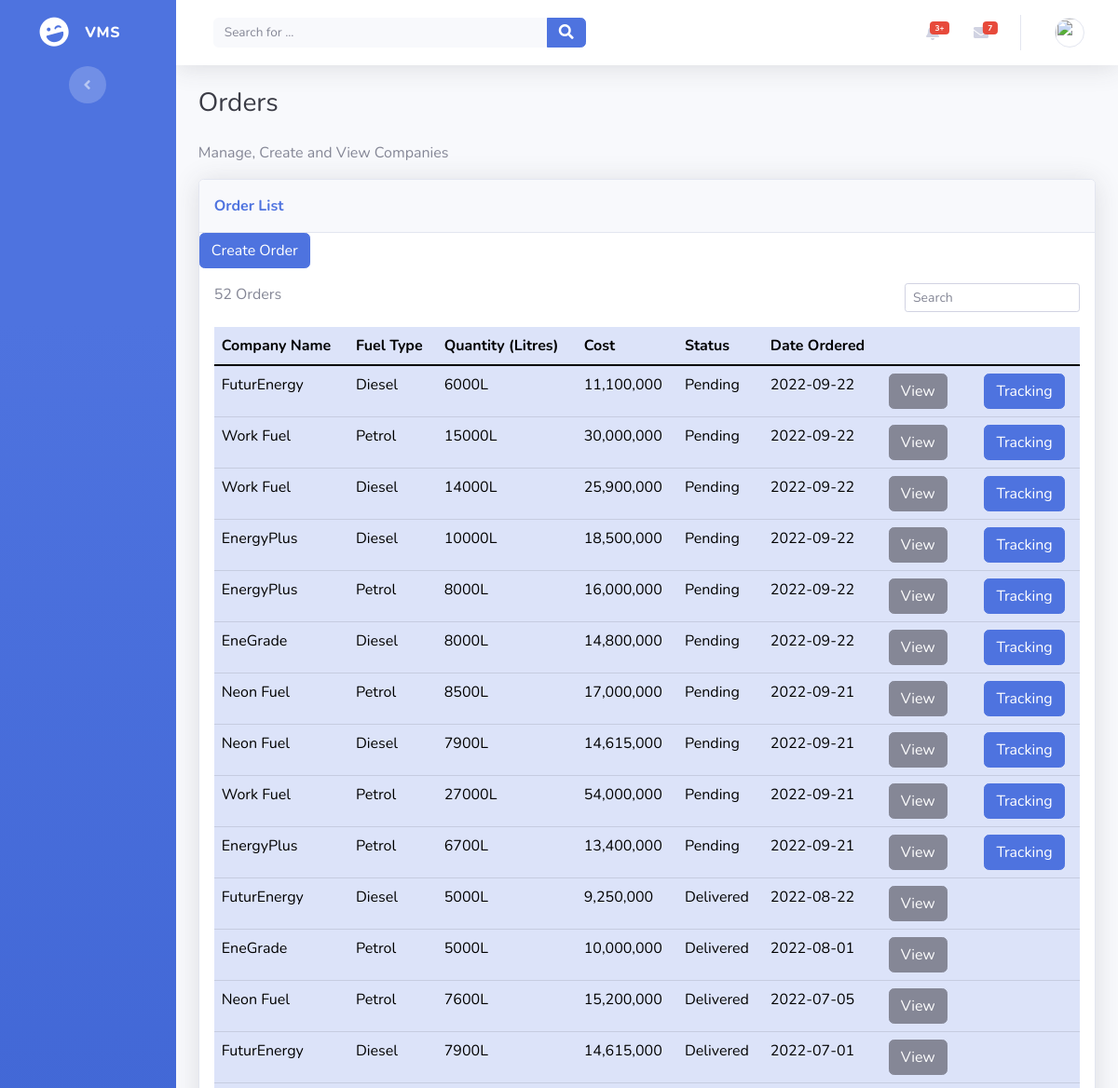
The app's page /orders_list.php (upper part), older data.
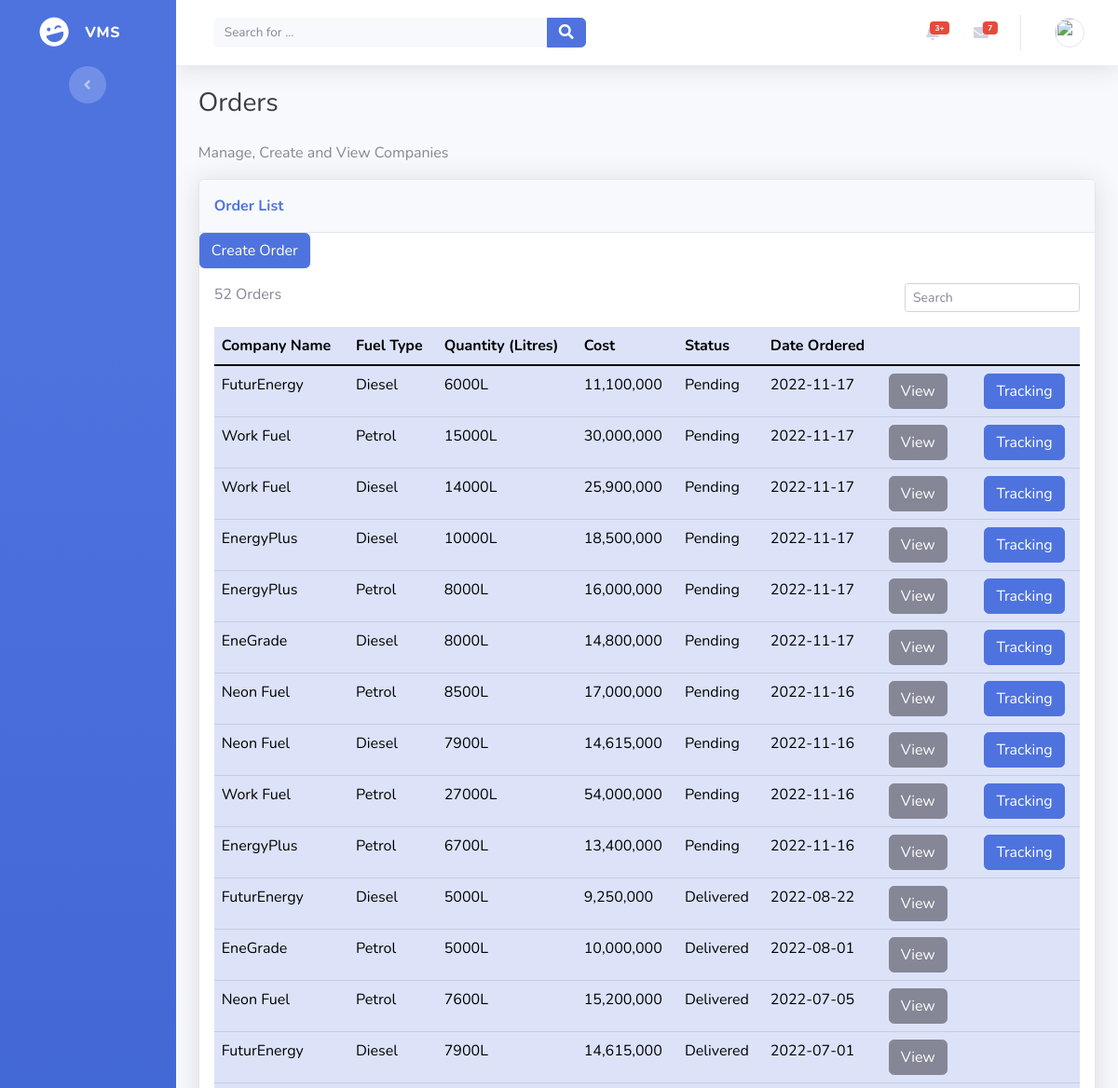
The same page, newer data.
### tables this page shows
CREATE TABLE `orders` (
  `id` int(11) NOT NULL,
  `company_id` int(11) NOT NULL,
  `type_id` int(11) DEFAULT NULL,
  `quantity` int(11) NOT NULL,
  `cost` decimal(15,2) NOT NULL,
  `status` enum('pending','delivered') NOT NULL,
  `order_date` date NOT NULL,
  `date_delivered` date DEFAULT NULL
);

CREATE TABLE `companies` (
  `id` int(11) NOT NULL,
  `user_id` int(11) NOT NULL,
  `name` text DEFAULT NULL,
  `established` int(11) DEFAULT NULL,
  `location` point DEFAULT NULL
);

CREATE TABLE `fuel_types` (
  `id` int(11) NOT NULL,
  `name` varchar(20) NOT NULL,
  `cost_per_litre` decimal(15,2) NOT NULL
);

### includes/utils.php (called while the page is built, shortened)
<?php
include_once dirname(__FILE__) . "/entity/order.php";
?>
<?php
function isAssigned($id)
{
    $conn = DBConnection::getConnection();
    $sql = "SELECT
                o.id
            FROM order_driver AS od
            INNER JOIN orders AS o ON o.id = od.order_id
            WHERE o.id = :id";
    $stmt = $conn->prepare($sql);
    $stmt->execute([":id" => $id]);
    $result = $stmt->fetch();
    return true;
}
function getTrips()
{
    $conn = DBConnection::getConnection();
    $trips = [];
    $sql = "SELECT order_id FROM trips";
    $stmt = $conn->prepare($sql);
    $stmt->execute();
    $result = $stmt->fetchAll();
    foreach ($result as $trip) {
        $trips[] = $trip["order_id"];
    }
    return $trips;
}

### includes/entity/order.php (called while the page is built, shortened)
<?php
include_once dirname(__FILE__) . "/../utils.php";
class Order
{
    public function __construct($data)
    {
        $this->id = $data["id"];
        $this->name = $data["name"];
        $this->fuelName = $data["fuel_name"];
        $this->quantity = $data["quantity"];
        $this->cost = $data["cost"];
        $this->status = $data["status"];
        $this->orderDate = $data["order_date"];
    }
    public static function all()
    {
        $orders = [];
        $connection = DBConnection::getConnection();
        $table = self::TABLE;
        $columns = self::COLUMNS;
        $query = "SELECT {$columns} FROM {$table} AS o INNER JOIN companies AS c ON c.user_id = o.company_id INNER JOIN fuel_types AS f ON f.id = o.type_id LEFT JOIN order_driver AS od ON od.order_id = o.id ORDER BY o.order_date DESC";
        $sth = $connection->prepare($query);
        if ($sth->execute()) {
            foreach ($sth->fetchAll() as $order) {
                $orders[] = new Order($order);
            }
        }
        return $orders;
    }
}

### orders_list.php (the view, shortened to what the changed rows need)
<?php
include_once "./includes/utils.php";
include_once "./includes/entity/order.php";
$orders = Order::all();
$trips = getTrips();
?>
<!DOCTYPE html>
<html>
<head>
    <link rel="stylesheet" href="assets/bootstrap/css/bootstrap.min.css">
    <link rel="stylesheet" href="assets/fonts/fontawesome-all.min.css">
</head>
<body id="page-top">
    <div id="wrapper">
        <div class="d-flex flex-column" id="content-wrapper">
            <div id="content">
                <div class="container-fluid">
                    <div class="card shadow">
                        <div class="card-body">
                            <div class="table-responsive table mt-2" id="dataTable" role="grid" aria-describedby="dataTable_info">
                                <table class="table table-primary my-0" id="dataTable">
                                    <thead>
                                        <tr>
                                            <th>Company Name</th>
                                            <th>Fuel Type</th>
                                            <th>Quantity (Litres)</th>
                                            <th>Cost</th>
                                            <th>Status</th>
                                            <th>Date Ordered</th>
                                            <th></th>
                                            <th></th>
                                            <th></th>
                                        </tr>
                                    </thead>
                                    <tbody>
                                        <?php
                                        foreach ($orders as $order) {
                                        ?>
                                            <tr>
                                                <td><?php echo $order->name; ?></td>
                                                <td><?php echo ucfirst($order->fuelName); ?></td>
                                                <td><?php echo $order->quantity . "L"; ?></td>
                                                <td><?php echo number_format($order->cost); ?></td>
                                                <td><?php echo ucfirst($order->status); ?></td>
                                                <td><?php echo $order->orderDate; ?></td>
                                                <td><a href="order_detail.php?id=<?php echo $order->id; ?>"><button type="button" class="btn btn-secondary">View</button></a></td>
                                                <?php if (!isAssigned($order->id)) { ?>
                                                    <td><a href="assign_order.php?id=<?php echo $order->id; ?>"><button type="button" class="btn btn-primary">Assign Driver</button></a></td>
                                                <?php } else { ?>
                                                    <td></td>
                                                <?php } ?>
                                                <?php if (in_array($order->id, $trips)) { ?>
                                                    <td><a href="tracking.php?id=<?php echo $order->id; ?>"><button type="button" class="btn btn-primary">Tracking</button></a></td>
                                                <?php } else { ?>
                                                    <td></td>
                                                <?php } ?>
                                            </tr>
                                        <?php
                                        }
                                        ?>
                                    </tbody>
                                </table>
                            </div>
                        </div>
                    </div>
                </div>
            </div>
        </div><a class="border rounded d-inline scroll-to-top" href="#page-top"><i class="fas fa-angle-up"></i></a>
    </div>
</body>
</html>

Row changes from the older to the newer data that the page shows:
changed orders (number 1 of 15 on the later page): order_date "2022-09-22" → "2022-11-17"
changed orders (number 2 of 15 on the later page): order_date "2022-09-22" → "2022-11-17"
changed orders (number 3 of 15 on the later page): order_date "2022-09-22" → "2022-11-17"
changed orders (number 4 of 15 on the later page): order_date "2022-09-22" → "2022-11-17"
changed orders (number 5 of 15 on the later page): order_date "2022-09-22" → "2022-11-17"
changed orders (number 6 of 15 on the later page): order_date "2022-09-22" → "2022-11-17"
changed orders (number 7 of 15 on the later page): order_date "2022-09-21" → "2022-11-16"
changed orders (number 8 of 15 on the later page): order_date "2022-09-21" → "2022-11-16"
changed orders (number 9 of 15 on the later page): order_date "2022-09-21" → "2022-11-16"
changed orders (number 10 of 15 on the later page): order_date "2022-09-21" → "2022-11-16"
